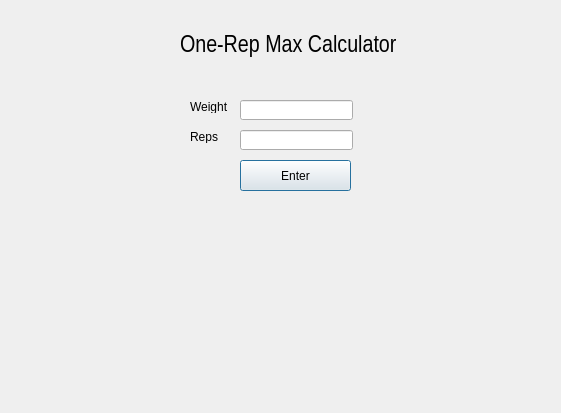
<?xml version="1.0" encoding="UTF-8"?>
<ui version="4.0">
 <class>Dialog</class>
 <widget class="QDialog" name="Dialog">
  <property name="geometry">
   <rect>
    <x>0</x>
    <y>0</y>
    <width>561</width>
    <height>413</height>
   </rect>
  </property>
  <property name="windowTitle">
   <string>Dialog</string>
  </property>
  <widget class="QLineEdit" name="lineEdit1">
   <property name="geometry">
    <rect>
     <x>240</x>
     <y>100</y>
     <width>113</width>
     <height>20</height>
    </rect>
   </property>
  </widget>
  <widget class="QLineEdit" name="lineEdit2">
   <property name="geometry">
    <rect>
     <x>240</x>
     <y>130</y>
     <width>113</width>
     <height>20</height>
    </rect>
   </property>
  </widget>
  <widget class="QLabel" name="label">
   <property name="geometry">
    <rect>
     <x>190</x>
     <y>100</y>
     <width>47</width>
     <height>13</height>
    </rect>
   </property>
   <property name="text">
    <string>Weight</string>
   </property>
  </widget>
  <widget class="QLabel" name="label1">
   <property name="geometry">
    <rect>
     <x>190</x>
     <y>130</y>
     <width>47</width>
     <height>13</height>
    </rect>
   </property>
   <property name="text">
    <string>Reps</string>
   </property>
  </widget>
  <widget class="QPushButton" name="pushButton">
   <property name="geometry">
    <rect>
     <x>240</x>
     <y>160</y>
     <width>111</width>
     <height>31</height>
    </rect>
   </property>
   <property name="text">
    <string>Enter</string>
   </property>
  </widget>
  <widget class="QLabel" name="label2">
   <property name="geometry">
    <rect>
     <x>120</x>
     <y>240</y>
     <width>341</width>
     <height>121</height>
    </rect>
   </property>
   <property name="font">
    <font>
     <family>Bookman Old Style</family>
     <pointsize>22</pointsize>
    </font>
   </property>
   <property name="text">
    <string/>
   </property>
   <property name="alignment">
    <set>Qt::AlignCenter</set>
   </property>
  </widget>
  <widget class="QLabel" name="label_2">
   <property name="geometry">
    <rect>
     <x>180</x>
     <y>20</y>
     <width>241</width>
     <height>51</height>
    </rect>
   </property>
   <property name="font">
    <font>
     <family>Arial Narrow</family>
     <pointsize>18</pointsize>
    </font>
   </property>
   <property name="text">
    <string>One-Rep Max Calculator</string>
   </property>
  </widget>
 </widget>
 <resources/>
 <connections/>
</ui>
